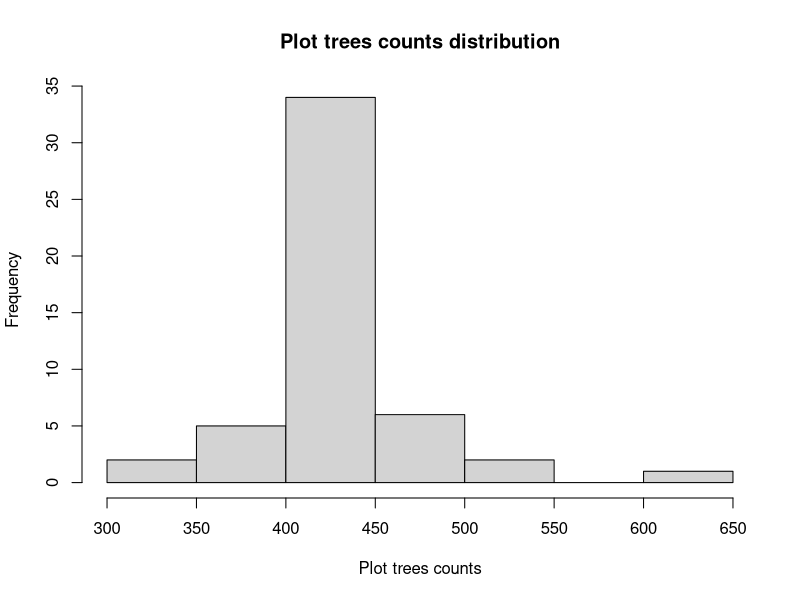
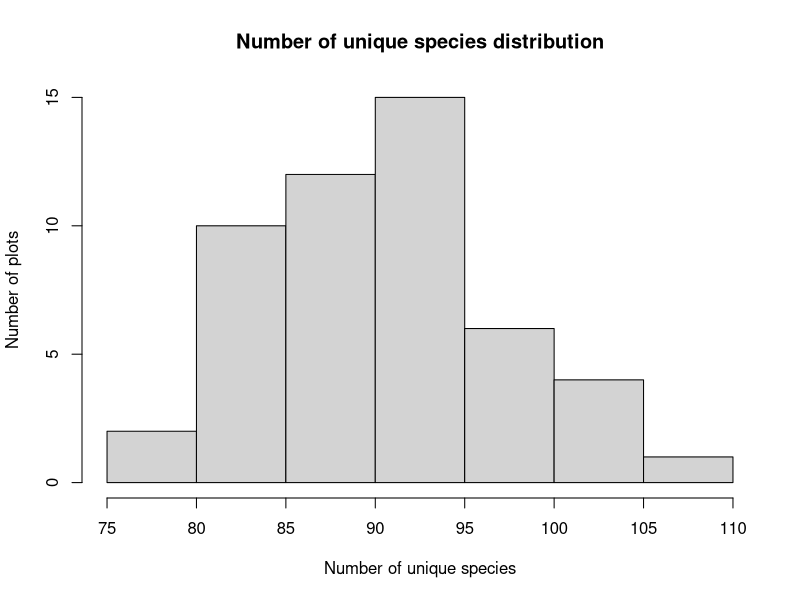
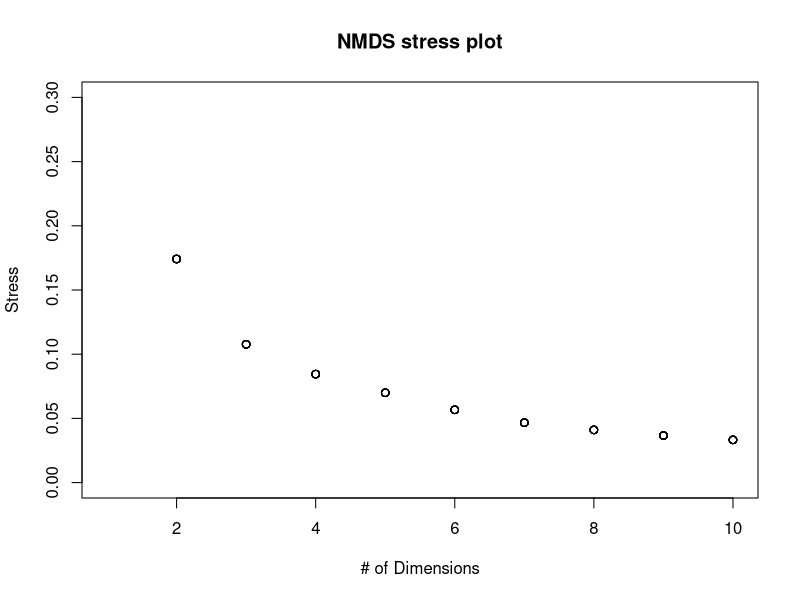
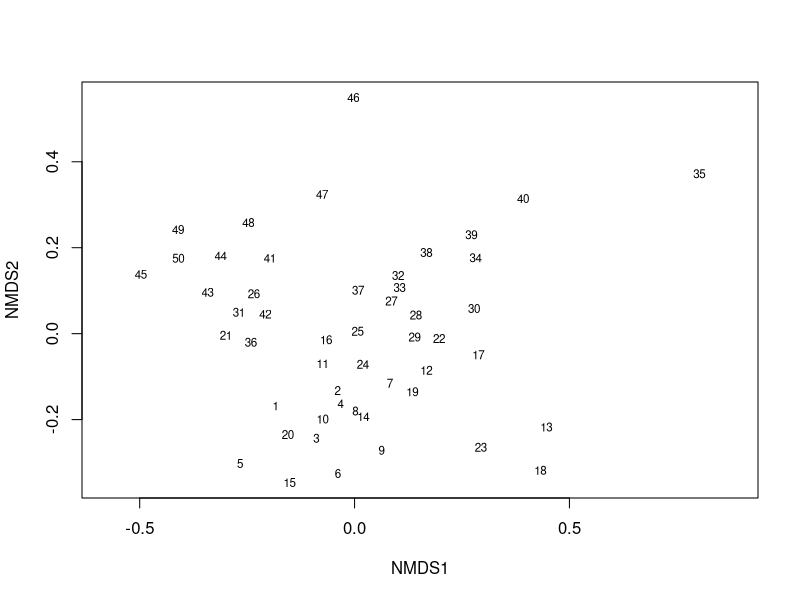
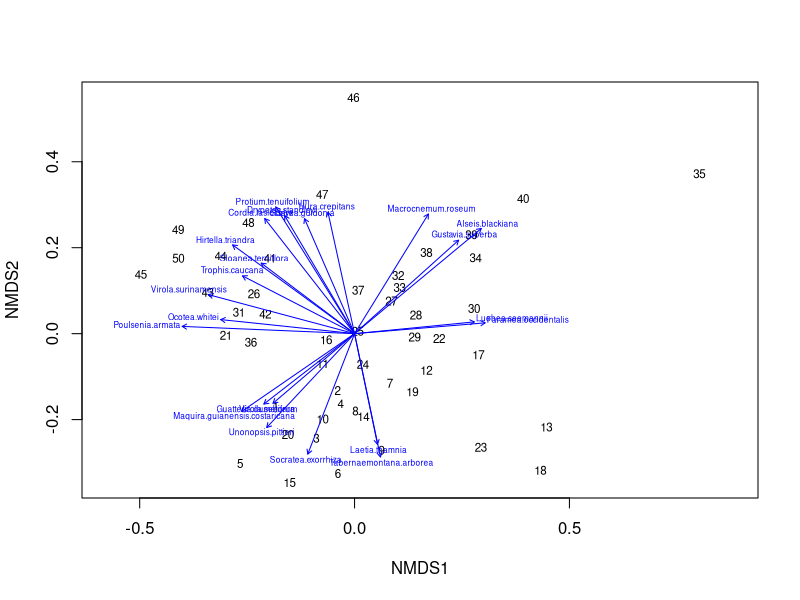
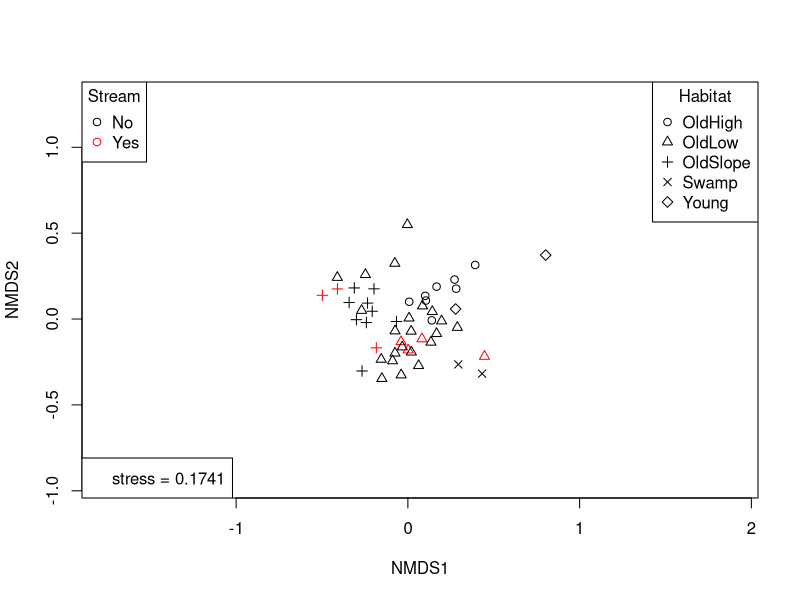
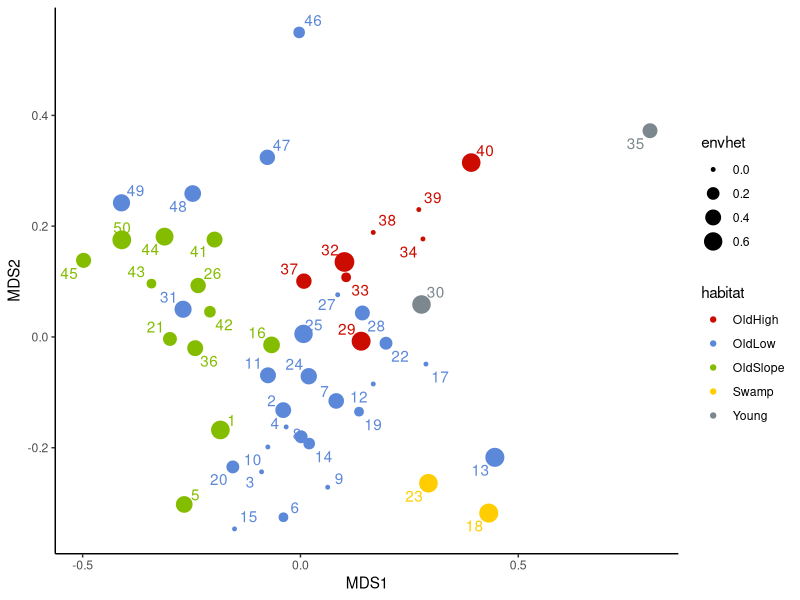

Source code (R) for these figures, in order:
## ---- chunk 1
knitr::opts_chunk$set(echo = TRUE)
## ---- chunk 2
library(dplyr)
library(ggplot2)
library(vegan)
library(psych)
library(reshape2)
library(ggrepel)
library(ggsci)
## ---- chunk 3
data("BCI")
data("BCI.env")
## ---- chunk 4
sum(is.na(BCI))
## ---- chunk 5
describe(t(BCI))
## ---- chunk 6
df <- cbind(plot = rownames(BCI), BCI)
df_long <- melt(df, id.vars = c("plot"), variable.name = "species", value.name = "counts")
## ---- chunk 7
rowSums(BCI) %>%  hist(xlab = "Plot trees counts", main = "Plot trees counts distribution")
## ---- chunk 8
df_long %>% 
  group_by(species) %>% 
  summarise(Mean = mean(counts), Median = median(counts)) %>% 
  arrange(desc(Median)) %>% 
  top_n(5)
## ---- chunk 9
df_long %>% 
  group_by(plot) %>% 
  filter(counts > 0) %>% 
  count() %>% 
  pull(n) %>% 
  hist(
    main='Number of unique species distribution',
    xlab='Number of unique species',
    ylab='Number of plots'
    )
## ---- chunk 10
sum(is.na(BCI.env))
## ---- chunk 11
head(BCI.env)
## ---- chunk 12
str(BCI.env)
## ---- chunk 13
BCI.env %>% as.data.frame() %>% group_by(Habitat) %>% count()
## ---- chunk 14
BCI.env %>% as.data.frame() %>% group_by(Stream) %>% count()
## ---- chunk 15
dist <- vegdist(BCI, method = "bray")
## ---- chunk 16
NMDS.scree <- function(x) { #where x is the name of the data frame variable
  plot(rep(1, 10), replicate(10, metaMDS(x, autotransform = F, k = 1, trace = FALSE)$stress), xlim = c(1, 10),ylim = c(0, 0.30), xlab = "# of Dimensions", ylab = "Stress", main = "NMDS stress plot")
  for (i in 1:10) {
    points(rep(i + 1,10),replicate(10, metaMDS(x, autotransform = F, k = i + 1, trace = FALSE)$stress))
  }
}
NMDS.scree(dist)
## ---- chunk 17
set.seed(7)

NMDS2 <- metaMDS(BCI, k = 2, trymax=100, trace = F, autotransform = F, distance="bray")

## ---- chunk 18
ordiplot(NMDS2, display = "sites", type="t", cex=0.7)
## ---- chunk 19
ef <- envfit(NMDS2, BCI, permu = 999)
plot(NMDS2, type="t", display="sites")
plot(ef, p.max = 0.001, cex=0.5)
## ---- chunk 20
plot(NMDS2, type="n")
points(NMDS2, display="sites", pch = c(1, 2, 3, 4, 5) [as.numeric(BCI.env$Habitat)],col = c("black", "red") [as.numeric(BCI.env$Stream)])
legend(
  "topright",
  legend = c(levels(BCI.env$Habitat)),
  pch = c(1, 2, 3 ,4 ,5),
  title = "Habitat"
)

legend(
  "topleft",
  legend = c(levels(BCI.env$Stream)),
  pch = 1,
  title = "Stream",
  col = c("black", "red")
)

legend(
  "bottomleft",
  paste0("stress = ",round(NMDS2$stress, 3), cex = 1)
)
## ---- chunk 21
mds_env <- data.frame(NMDS2$points)
mds_env$habitat <- as.factor(BCI.env$Habitat)
mds_env$envhet <- BCI.env$EnvHet
mds_env$envhet_size <- mds_env$envhet
mds_env$plot <- rownames(mds_env)
## ---- chunk 22
mds_env %>% 
  ggplot(aes(MDS1, MDS2, label = plot, col = habitat)) +
  geom_text_repel(show.legend = F) +
  geom_point(aes(size = envhet)) + 
  scale_color_startrek() +
  theme_classic()
